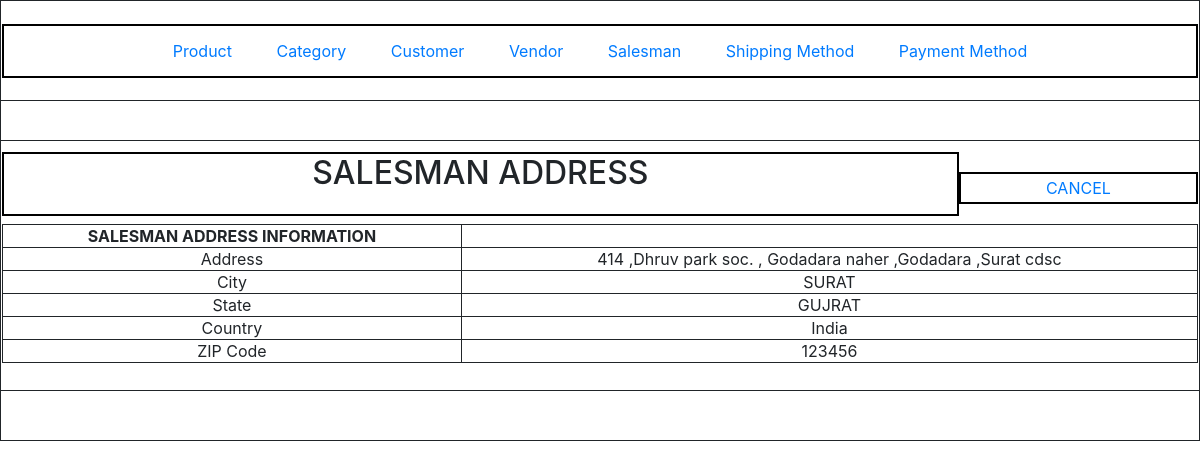
The app's page /index.php?c=salesman&a=address&salesman_id=40 with its own data.
### tables this page shows
CREATE TABLE `salesman_address` (
  `address_id` int(11) NOT NULL,
  `salesman_address_id` int(11) DEFAULT NULL,
  `address` text NOT NULL,
  `city` varchar(10) NOT NULL,
  `state` varchar(10) NOT NULL,
  `country` varchar(10) NOT NULL,
  `zip_code` int(11) NOT NULL
);

### Block/Core/Templates.php (called while the page is built, shortened)
<?php
class Block_Core_Templates extends Model_Core_View
{
	protected $children = [];
	public function getChildren()
	{
		return $this->children;
	}
	public function addChild($key,$children)
	{
		$this->children[$key] = $children;
		return $this;
	}
}

### Model/Core/View.php (called while the page is built, shortened)
<?php
class Model_Core_View
{
	protected $template = null;
	protected $data = [];
	public function setData($data)
	{
		$this->data = $data;
		return $this;
	}
	public function getData($key)
	{
		return $this->data[$key];
	}
	public function setTemplate($template)
	{
		$this->template = $template;
		return $this;
	}
	public function getTemplate()
	{
		return $this->template;
	}
	public function render()
	{
		require_once 'View'.DS.$this->getTemplate();
	}
	public function getUrl($action = null,$controller = null,$params=null,$resetParam = false)
	{
		return Ccc::getModel('Core_Url')->getUrl($action,$controller,$params,$resetParam);
	}
}
?>

### Controller/Salesman.php (called while the page is built, shortened)
<?php
class Controller_Salesman extends Controller_Core_Action
{
	public function addressAction()
	{
		try {
			if (!($salesmanId = $this->getRequest()->getParams('salesman_id'))) {
				$this->errorAction('Invalid request!!!');
			}
			$layout = $this->getLayout();
			$address = Ccc::getModel('Salesman_Address')->load($salesmanId,'salesman_address_id');
			$addressBlock = $layout->creatBlock('Salesman_Address')->setData(['address'=>$address]);
			$layout->getChild('content')->addChild('address',$addressBlock);
			$layout->render();
		} catch (Exception $e) {
			$this->getMessage()->addMessage($e->getMessage(),Model_Core_Message::FAILURE);
			$this->redirect('grid',null,[],true);
		}
	}
}
?>

### index.php (called while the page is built, shortened)
<?php
class Ccc
{
	public static function init()
	{
		$front = new Controller_Core_Front();
		$front->init();
	}
	public static function getModel($className)
	{
		return new $className();
	}
}
Ccc::init();
?>

### Model/Core/Url.php (called while the page is built, shortened)
<?php
class Model_Core_Url
{
	public function getUrl($action=null,$controller=null,$params=null,$resetParam=false)
	{
		$request = new Model_Core_Request();
		$queryStringArray = [];
		if (!$resetParam) {
			$queryStringArray = $request->getParams();
		}
		if($controller){
			$queryStringArray['c'] = $controller;
		}else{
			$queryStringArray['c'] = $request->getControllerName();
		}
		if($action){
			$queryStringArray['a'] = $action;
		}else{
			$queryStringArray['a'] = $request->getActionName();
		}
		$url = $_SERVER['REQUEST_SCHEME'].'://'.$_SERVER['HTTP_HOST'].trim($_SERVER['REQUEST_URI'],$_SERVER['QUERY_STRING']).http_build_query($queryStringArray);
		return $url;
	}
}
?>

### Model/Core/Request.php (called while the page is built, shortened)
<?php
class Model_Core_Request
{
	public function getParams($key = NULL, $value = NULL)
	{
		if ($key == NULL)
		{
			return $_GET;
		}
		if (array_key_exists($key, $_GET))
		{
			return $_GET[$key];
		}
		return $value;
	}
	public function getControllerName()
	{
		return $this->getParams('c','product');
	}
}
?>

### Model/Core/Table.php (called while the page is built, shortened)
<?php
class Model_Core_Table
{
	protected $data = [];
	public function __get($key)
	{
		if (array_key_exists($key,$this->data)) {
			return $this->data[$key];
		}
		return null;
	}
	public function getResource()
	{
		$resource = Ccc::getModel($this->resourceClass);
		return $resource;
	}
	public function setData(array $data)
	{
		$this->data = array_merge($this->data,$data);
		return $this;
	}
	public function load($id,$column=null)
	{
		$data = $this->getResource()->load($id,$column);
		return $this;
	}
}
?>

### Model/Core/Adapter.php (called while the page is built, shortened)
<?php
class Model_Core_Adapter
{
	public $serverName = 'localhost';
	public $userName = 'root';
	public $passWord = '';
	public $dbName = 'newmvc-udaykumar';
	public function connect()
	{
		$connect = mysqli_connect($this->serverName,$this->userName,$this->passWord,$this->dbName);
		return $connect;
	}
	public function fetchRow($query)
	{
		$connect = $this->connect();
		$result = $connect->query($query);
		return $result->fetch_assoc();
	}
}
?>

### Model/Core/Table/Resource.php (called while the page is built, shortened)
<?php
class Model_Core_Table_Resource
{
	public function getTableName()
	{
		return $this->tableName;
	}
	public function getAdapter()
	{
		$adapter = new Model_Core_Adapter();
		return $adapter;
	}
	public function load($id,$column = null)
	{
		$adapter = $this->getAdapter();
		$query = 'SELECT * FROM `'.$this->getTableName().'` WHERE `'.$column.'` = "'.$id.'"';
		$result = $adapter->fetchRow($query);
		return $result;
	}
}
?>

### View/salesman/address.phtml (the view)
<?php $address = $this->getData('address');?>
<form>
	<div class="head_container">
		<h2 class="edit_heading">SALESMAN ADDRESS</h2>
		<a class="cancel_link" type="cancel" href=<?php echo $this->getUrl('grid',null,null,true); ?>>CANCEL</a>
	</div>
	<div class="tabel_container">
		<table>
			<tr>
				<th>SALESMAN ADDRESS INFORMATION</th>
			</tr>
			<tr>
				<td>Address</td>
				<td><?php echo $address->address; ?></td>
			</tr>
			<tr>
				<td>City</td>
				<td><?php echo $address->city; ?></td>
			</tr>
			<tr>
				<td>State</td>
				<td><?php echo $address->state; ?></td>
			</tr>
			<tr>
				<td>Country</td>
				<td><?php echo $address->country; ?></td>
			</tr>
			<tr>
				<td>ZIP Code</td>
				<td><?php echo $address->zip_code; ?></td>
			</tr>
		</table>
	</div>
</form>

### View/html/content.phtml
<?php
foreach ($this->getChildren() as $block) {
	$block->render();
}
?>

### skin/css/style.css (style rules this page uses)
table { border: 1px solid; text-align: center; width: 100%; }
th, td { border: 1px solid; text-align: center; }
.head_container { display: flex; flex-direction: row; justify-content: center; }
.tabel_container { display: flex; flex-direction: column; justify-content: center; }
.cancel_link { width: 20%; border: 2px solid black; text-align: center; margin: 20px 0; padding: 4px 0; text-decoration: none; }
.edit_heading { width: 80%; border: 2px solid black; text-align: center; }

### records on screen
salesman_address: address "414 ,Dhruv park soc. , Godadara naher ,Godadara ,Surat cdsc", city "SURAT", state "GUJRAT", country "India", zip_code "123456"
